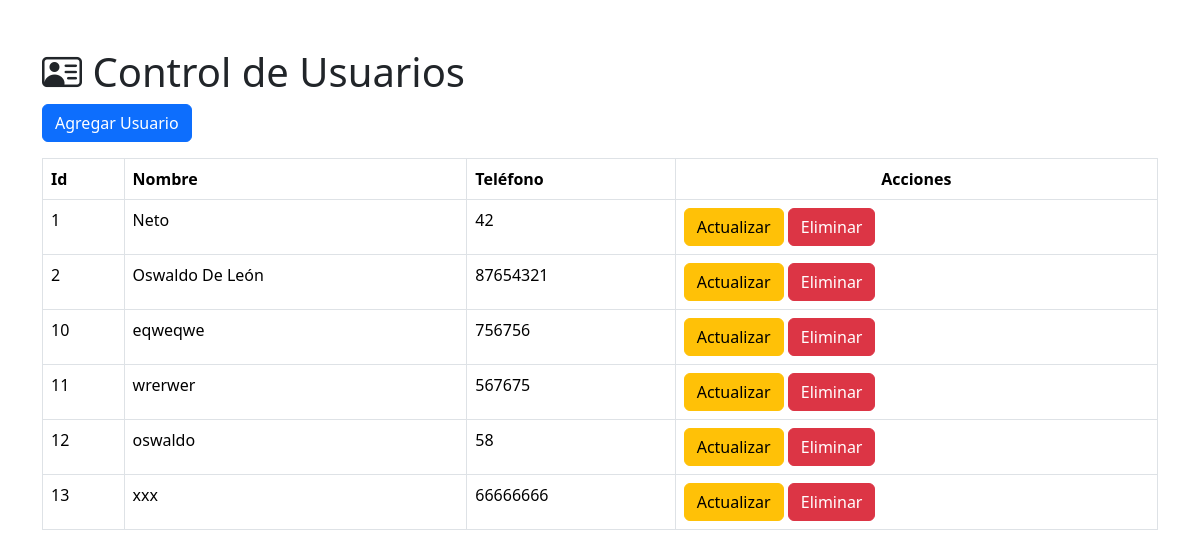
The page / on the database its author committed.
### tables this page shows
CREATE TABLE `usuarios` (
  `id` int(11) NOT NULL,
  `usuario` varchar(50) NOT NULL,
  `contraseña` varchar(254) NOT NULL,
  `telefono` int(11) NOT NULL
);

### index.php (the view, shortened to what this page needs)
<?php include("db.php"); ?>
<!DOCTYPE html>
<html lang="es">
<head>
    <link href="https://cdn.jsdelivr.net/npm/bootstrap@5.3.3/dist/css/bootstrap.min.css" rel="stylesheet">
    <link rel="stylesheet" href="https://cdn.jsdelivr.net/npm/bootstrap-icons@1.11.3/font/bootstrap-icons.min.css">
</head>
<body>
    <div class="container mt-5">
            <h1><i class="bi bi-person-vcard"></i> Control de Usuarios</h1>
             <a href="create.php" class="btn btn-primary mb-3">Agregar Usuario</a>
              <table class="table table-bordered">
                <thead>
                      <tr>
                        <th>Id</th>
                        <th>Nombre</th>
                        <th>Teléfono</th>
                        <th style="text-align:center;">Acciones</th>
                      </tr>
                </thead>
                <tbody>
                    <?php
                    $query = "SELECT * FROM usuarios";
                    $result= $conn->query($query);
                    while($row = $result->fetch_assoc()) {
                    ?>
                    <tr>
                        <td><?php echo $row['id']; ?></td>
                        <td><?php echo $row['usuario']; ?></td>
                        <td><?php echo $row['telefono']; ?></td>
                        <td>
                            <a href="update.php?id=<?php echo $row['id']; ?>" class="btn btn-warning">Actualizar</a>
                            <a href="delete.php?id=<?php echo $row['id']; ?>" class="btn btn-danger">Eliminar</a></td>
                    </tr>
                    <?php } ?>
                </tbody>
              </table>
    </div>
</body>
</html>

### rows shown on the page
usuarios: id "1", usuario "Neto", telefono "42"
usuarios: id "2", usuario "Oswaldo De León", telefono "87654321"
usuarios: id "10", usuario "eqweqwe", telefono "756756"
usuarios: id "11", usuario "wrerwer", telefono "567675"
usuarios: id "12", usuario "oswaldo", telefono "58"
usuarios: id "13", usuario "xxx", telefono "66666666"
